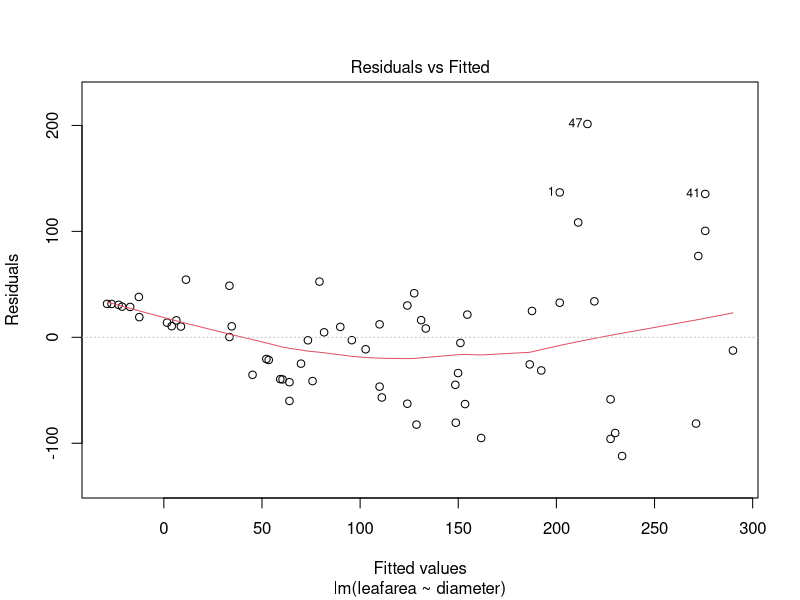
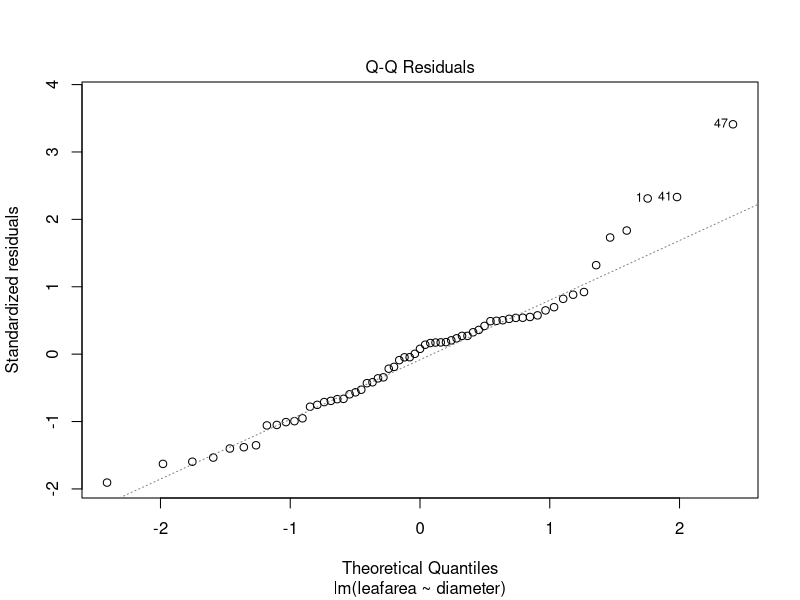
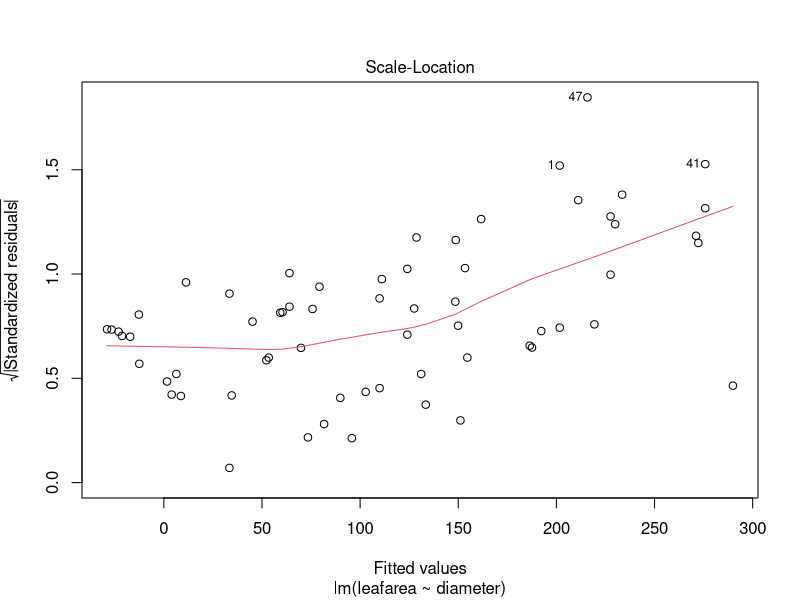
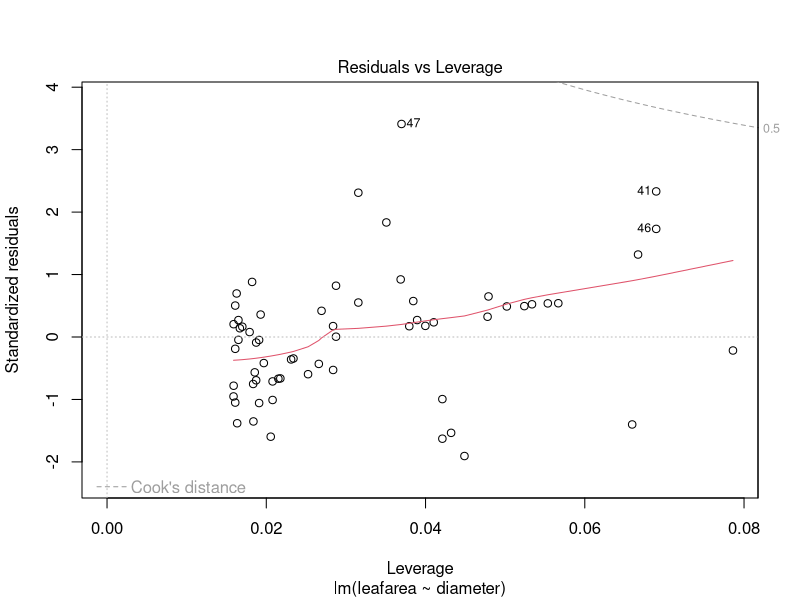
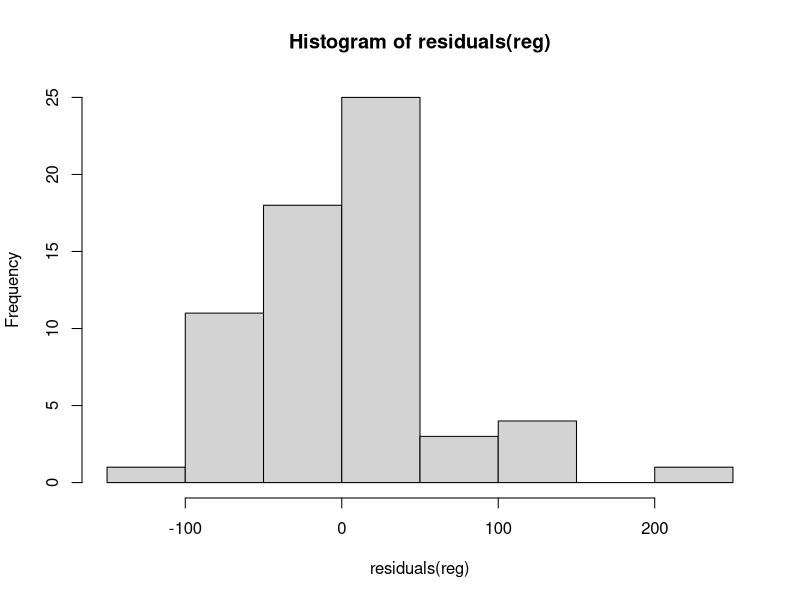
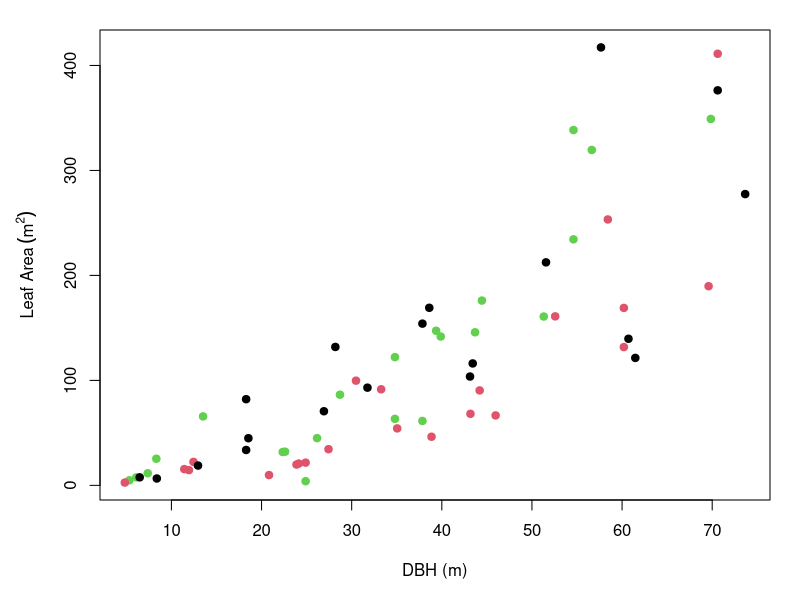

Source code (R) for these figures, in order: (Note: this script raises an error after producing the figures.)
#REGRESION LINEAL. 
allom <- read.csv('dataCursoR/Allometry.csv')
str(allom)
head(allom)
tail(allom)
summary(allom)

#Lo que hacemos es comprobar si 2 variables se ajustan a un modelo de distribución lineal o
#regresión lineal. En este caso cogemos las variales "area foliar" y "diámetro". Se puede pedir 
#a R de estas 2 formas: 
reg <- lm(allom$leafarea ~ allom$diameter)
reg <- lm(leafarea ~ diameter, data = allom)


#HAY 3 FORMAS DE VER SI NUESTRA REGRESIÓN ES SÓLIDA:'R2', 'p-value' y 'Residual values'.

#R2 determina la intensidad de la regresión lineal,mientras que p-value determina su significancia. 
#R2, p-value y pendiente e intercepto (la 2º solo muestra pendiente e intercepto)
summary(reg)
coefficients(reg)

#VALORES RESIDUALES. Los residuales son los valores que hay entre los puntos observados
#y el modelo lineal. Cuanto mayor sean estos residuales, menos se ajustan nuestros datos al MRL. 
# pay attention to the console. el 2º grafico es el más visual de entender. Cuanto más agrupados
#en torno a 0 estén los residual values, más cerca del MRL están nuestras datos observados. 
plot(reg)
hist(residuals(reg))

#PLOTEAR UN MRL. 
#1) Ploteamos normalmente los datos observados de las dos variables. 
windows(12, 8)
plot(allom$leafarea ~ allom$diameter, pch = 19, col = as.factor(allom$species),
     ylab = expression('Leaf Area'~(m^2)), xlab = 'DBH (m)', par(mar = c(5,5,1.5,1.5)))

legend('topleft', legend = levels(allom$species), pch = 19,
       col = as.factor(levels(allom$species)), bty = 'n')

#Intento de incluir el modelo de regresión en la gráfica con 'abline'
abline(a = -51.3245, b = 4.6333, col='grey', lty=4)

abline(reg, col = 'grey', lty = 4)
abline(a = coefficients(reg)[1], b = coefficients(reg)[2])

#Intento de meter leyenda con valores de R2 y p-value
#Consigo R2 mirando en internet jeje
# expression y ^2
legend("bottomright", bty="n", legend=paste("R2 =",
                                            format(summary(reg)$r.squared, digits=4)))

#Intentar introducir un MRL para cada especie con el color correspondiente. 
#Creo que hay que hacer 3 regresiones diferenciadas para sacar los datos. 
levels(allom$species)
#3 especies: PIMO, PIPO y PSME. Subset de 'allom' para cada especie. 
PIPO <- subset(allom, species == 'PIPO')
PIMO <- subset(allom, species == "PIMO")
PSME <- subset(allom, species == 'PSME')

#Regresión para cada grupo de datos
regPIPO <- lm(leafarea ~ diameter, data = PIPO)
regPIMO <- lm(leafarea ~ diameter, data = PIMO)
regPSME <- lm(leafarea ~ diameter, data = PSME)

#Summary para cada regSPECIES
summary(regPIPO)
summary(regPIMO)
summary(regPSME)

#COPIO PLOT DE GRÁFICO PRINCIPAL. 
plot(allom$leafarea ~ allom$diameter, pch = 19, col = as.factor(allom$species),
     ylab = expression('Leaf Area'~(m^2)), xlab = 'DBH (m)',par(mar = c(5,5,1.5,1.5)))

legend('topleft', legend = levels(allom$species), pch = 19,
       col = as.factor(levels(allom$species)), bty = 'n')

#METER ABLINES
ablinePIPO <- abline(-64.5259 , 4.2442, lty = 4, col = 'red')
ablinePIMO <- abline(-31.8764 , 4.4921, lty = 4, col = 'black')
ablinePSME <- abline(-60.5421 , 5.3715, lty = 4, col = 'green')


#SALE BIEN!! Me faltaría saber como añadir los datos de R2 y p-value a cada linea


###COMO HACERLO CON UN LOOP. Plotear las tres 'abline' a la vez sobre el plot. 
#1) Cargamos el plot que hemos hecho antes. 
windows(12, 8)
plot(allom$leafarea ~ allom$diameter, pch = 19, col = as.factor(allom$species),
     ylab = expression('Leaf Area'~(m^2)), xlab = 'DBH (m)', par(mar = c(5,5,1.5,1.5)))

legend('topleft', legend = levels(allom$species), pch = 19,
       col = as.factor(levels(allom$species)), bty = 'n')

#2)Crear un objeto que defina la longitud del plot. En este caso, como queremos hacer un
#un loop que contenga 3 elementos, uno para cada especie, creamos un vector con estas 3 especies
sppName <- levels(allom$species)

#Para la función del plot, utilizamos 'lm', lo unico que le indicamos a R que utiliza 'data'
#como un subset de allom en el que se utilice de forma separada cada especie. Para este caso,
#no hace falta crear una lista ya que los elementos para hacer el loop son facilmente
#identificables y al ser factoriales podemos ordenarlos facilmente con 'levels'. 
myPal <- c('black', 'red', 'green')
for(i in 1:length(sppName)){
  r <- lm(leafarea ~ diameter, data = subset(allom, species == sppName[i]))
  abline(r, col = myPal[i], lty = 4)
}

# sacar p-valor. Para esto hay que conocer la estrutura de reg ya que R lo trata como una lista
#Podemos seleccionar elementos de esta lista. 
summary(reg)
str(reg[1])
str(reg)$coef
#1 forma
summary(reg)$coef[8]
#Otra forma
format(summary(reg)$coef[8], digits = 4)
'P < 0.001'

hist(allom$leafarea)
hist(log(allom$leafarea))

# para el próximo día
aovLeafArea <- aov(leafarea ~ species, data = allom)
aovLeafArea2 <- aov(log(leafarea) ~ species, data = allom)
summary(aovLeafArea)
summary(aovLeafArea2)

